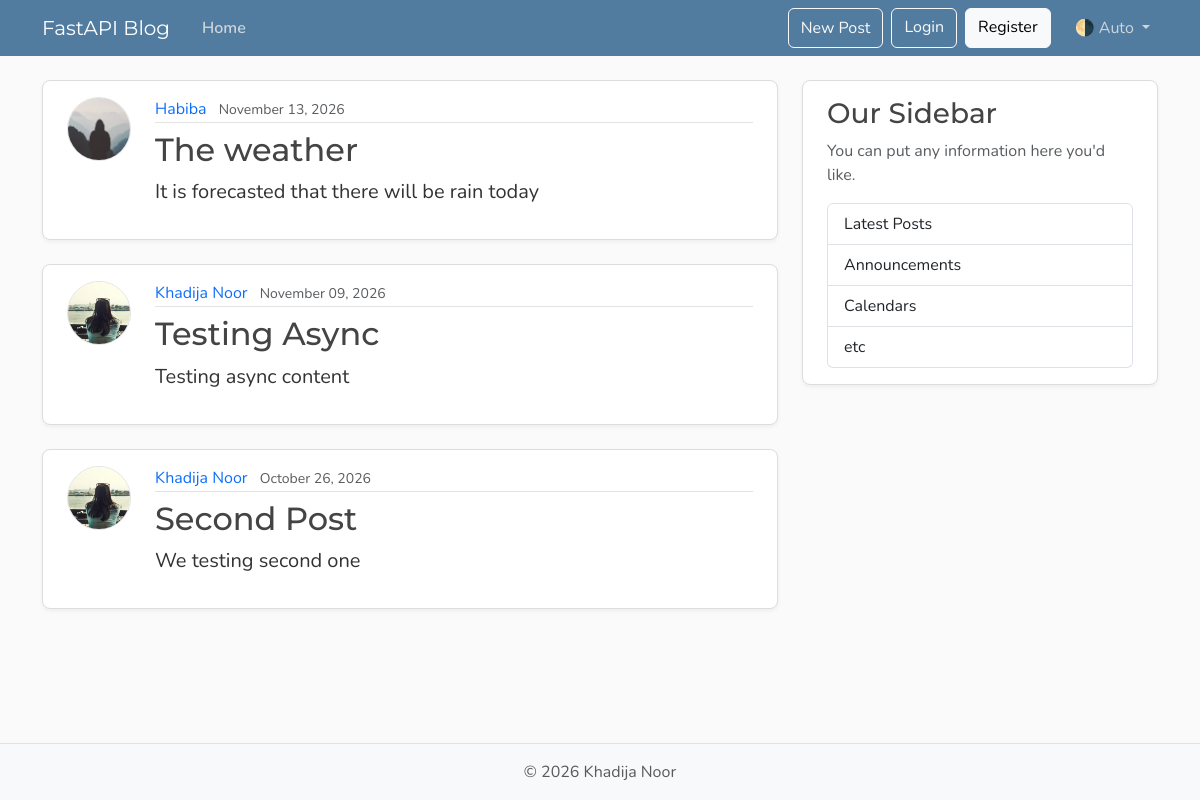
Page /posts on the earlier database version.
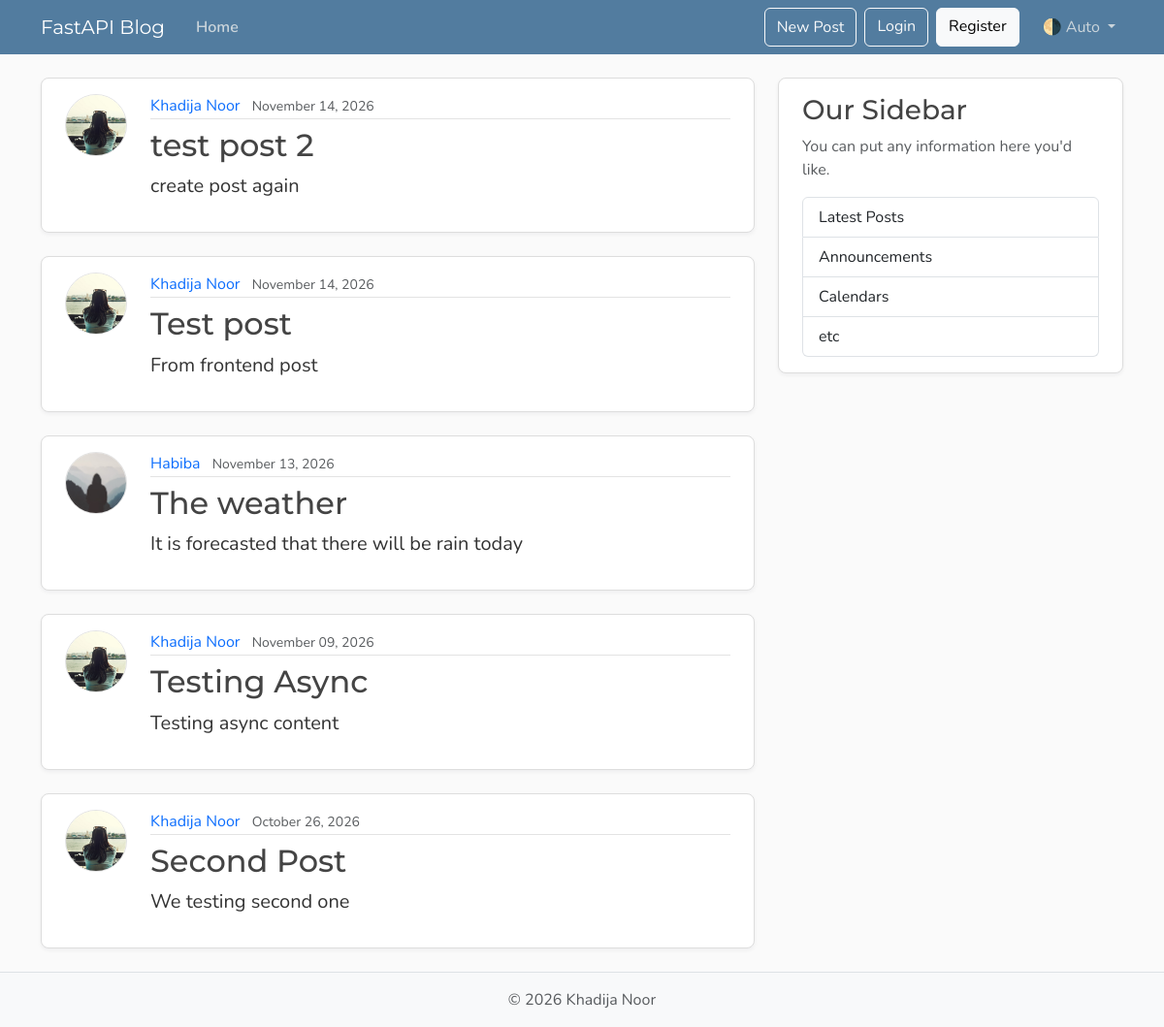
Same page on the later database version.
### models.py (models this page shows, shortened)
class Post(Base):  # each instance = one row in posts table
    __tablename__ = "posts"
    id: Mapped[int] = mapped_column(
        Integer, primary_key=True, index=True
    )  # unique post id
    title: Mapped[str] = mapped_column(
        String(100), nullable=False
    )  # post title, max 100 chars
    content: Mapped[str] = mapped_column(
        Text, nullable=False
    )  # Text = unlimited length content
    user_id: Mapped[int] = mapped_column(
        ForeignKey("users.id"),  # links this post to a user
        nullable=False,
        index=True,  # indexed for faster queries as we
    )
    date_posted: Mapped[datetime] = mapped_column(
        DateTime(timezone=True),  # store timszone info
        default=lambda: datetime.now(UTC),  # auto-set to current UTC time
    )
    author: Mapped[User] = relationship(
        back_populates="posts"
    )  # gives access to the User object link back to user as post.author and help us get user back

class User(Base):  # inherits from Base so SQLAlchemy tracks this as a DB table
    __tablename__ = "users"  # actual table name in the database
    id: Mapped[int] = mapped_column(
        Integer, primary_key=True, index=True
    )  # unique row id, auto-incremented
    username: Mapped[str] = mapped_column(
        String(50), unique=True, nullable=False
    )  # max 50 chars, must be unique
    email: Mapped[str] = mapped_column(
        String(120), unique=True, nullable=False
    )  # max 120 chars, must be unique
    image_file: Mapped[str | None] = (
        mapped_column(  # Mapped[str | None] = can be null we are saving image name insted of full paths
            String(200),
            nullable=True,  # optional field
            default=None,  # defaults to no image
        )
    )
    posts: Mapped[list[Post]] = relationship(
        back_populates="author", cascade="all, delete-orphan"
    )  # one user -> many posts also we eaw usin[Post] before its define below so this version of python allows it called forward refernce

### main.py (the view)
@app.get("/", include_in_schema=False, name="home")
@app.get("/posts", include_in_schema=False, name="posts")
async def home(request: Request, db: Annotated[AsyncSession, Depends(get_db)]):
    result = await db.execute(
        select(models.Post)
        .options(selectinload(models.Post.author))
        .order_by(models.Post.date_posted.desc())
    )
    posts = result.scalars().all()
    return templates.TemplateResponse(
        request,
        "home.html",
        {"posts": posts, "title": "Home"},
    )

### templates/home.html
{% extends "layout.html" %}
{% block content %}
  {% for post in posts %}
    <article class="content-section py-3 px-4 mb-4">
      <div class="d-flex align-items-start gap-4">
        <img class="rounded-circle article-img flex-shrink-0"
             src="{{ post.author.image_path }}"
             alt="{{ post.author.username }}'s profile picture"
             width="64"
             height="64"
             loading="lazy">
        <div class="flex-grow-1">
          <div class="article-metadata mb-2">
            <a class="me-2"
            href="{{url_for('user_posts', user_id= post.author.id)}}"
            >{{ post.author.username }}</a>
            <small class="text-body-secondary">{{ post.date_posted.strftime('%B %d, %Y') }}</small>
          </div>
          <h2>
            <a class="article-title" href="{{ url_for('post_page', post_id=post.id ) }}" >{{ post.title }}</a>
          </h2>
          <p class="article-content">{{ post.content }}</p>
        </div>
      </div>
    </article>
  {% endfor %}
{% endblock content %}

### templates/layout.html (shortened to what this page needs)
<!DOCTYPE html>
<html lang="en">
<head>
  <link href="https://cdn.jsdelivr.net/npm/bootstrap@5.3.8/dist/css/bootstrap.min.css" rel="stylesheet"
>
  <link rel="stylesheet" type="text/css" href="{{ url_for('static', path='css/main.css') }}">
</head>
<body class="d-flex flex-column min-vh-100">
  <header class="site-header">
    <nav class="navbar navbar-expand-md bg-steel fixed-top" data-bs-theme="dark">
      <div class="container">
        <a class="navbar-brand me-4" href="{{url_for('home')}}">FastAPI Blog</a>
        <div class="collapse navbar-collapse" id="navbarToggle">
          <div class="navbar-nav me-auto">
            <a class="nav-link active" aria-current="page" href="{{url_for('home')}}">Home</a>
          </div>
          <div class="navbar-nav">
            <button class="btn btn-outline-light mb-2 mb-md-0 me-md-2" type="button" data-bs-toggle="modal"
              data-bs-target="#createPostModal">New Post</button>
            <a class="btn btn-outline-light mb-2 mb-md-0 me-md-2" href="#">Login</a>
            <a class="btn btn-light mb-2 mb-md-0 me-md-3" href="#">Register</a>
            <div class="nav-item dropdown">
              <a class="nav-link dropdown-toggle" href="#" role="button" id="bd-theme" data-bs-toggle="dropdown"
                aria-expanded="false">
                <span id="bd-theme-text">🌗 Auto</span>
              </a>
            </div>
          </div>
        </div>
      </div>
    </nav>
  </header>
  <main role="main" class="container">
    <div class="row">
      <div class="col-md-8">
        {% block content %}
        {% endblock content %}
      </div>
      <aside class="col-md-4">
        <div class="content-section py-3 px-4 mb-4">
          <h3>Our Sidebar</h3>
          <p class="text-body-secondary">You can put any information here you'd like.</p>
          <ul class="list-group">
            <li class="list-group-item">Latest Posts</li>
            <li class="list-group-item">Announcements</li>
            <li class="list-group-item">Calendars</li>
            <li class="list-group-item">etc</li>
          </ul>
        </div>
      </aside>
    </div>
  </main>
  <footer class="mt-auto py-3 bg-body-tertiary border-top">
    <div class="container text-center">
      <p class="text-body-secondary mb-0">
        © <span id="year"></span> Khadija Noor
      </p>
    </div>
  </footer>
</body>
</html>

### static/css/main.css (style rules this page uses)
:root { --font-heading: "Montserrat", system-ui, -apple-system, BlinkMacSystemFont, sans-serif; --font-body: "Nunito", system-ui, -apple-system, BlinkMacSystemFont, sans-serif; --color-bg-body: #fafafa; --color-bg-content: #ffffff; --color-text-primary: #333333; --color-text-heading: #444444; --color-steel: #527c9f; --color-nav-link: #cbd5db; --color-nav-link-hover: #ffffff; --color-link-hover: #428bca; --color-border: #dddddd; --color-border-light: #e3e3e3; --spacing-xl: 5rem; --article-img-size: 4rem; --account-img-size: 7.813rem; }
body { font-family: var(--font-body); background: var(--color-bg-body); color: var(--color-text-primary); }
main { padding-top: var(--spacing-xl); }
h1, h2, h3, h4, h5, h6 { font-family: var(--font-heading); color: var(--color-text-heading); }
.navbar-brand { font-family: var(--font-heading); }
a { text-decoration: none; }
.bg-steel { background-color: var(--color-steel); }
.site-header .navbar-nav .nav-link { color: var(--color-nav-link); transition: color 0.2s ease-in-out; }
.site-header .navbar-nav .nav-link.active { font-weight: 600; }
.content-section { background: var(--color-bg-content); border: 1px solid var(--color-border); border-radius: 0.5rem; box-shadow: 0 2px 4px rgba(15, 23, 42, 0.05); transition: box-shadow 0.15s ease, transform 0.15s ease, border-color 0.15s ease; }
.article-title { color: var(--color-text-heading); transition: color 0.2s ease-in-out; }
.article-content { white-space: pre-line; font-size: 1.25rem; }
.article-img { height: var(--article-img-size); width: var(--article-img-size); flex-shrink: 0; object-fit: cover; border: 1px solid var(--color-border-light); box-shadow: 0 0 0 2px var(--color-bg-content); }
.article-metadata { padding-bottom: 0.063rem; border-bottom: 1px solid var(--color-border-light); }
.article-metadata a { transition: color 0.2s ease-in-out; }
[data-bs-theme="dark"] { --color-bg-body: #1a1a1a; --color-bg-content: #2d2d2d; --color-text-primary: #e0e0e0; --color-text-heading: #f0f0f0; --color-border: #404040; --color-border-light: #4a4a4a; }

Differences in the rows shown:
added Post: author.image_path (picture), author.username "Khadija Noor", date_posted "November 14, 2026", title "test post 2", content "create post again"
added Post: author.image_path (picture), author.username "Khadija Noor", date_posted "November 14, 2026", title "Test post", content "From frontend post"
